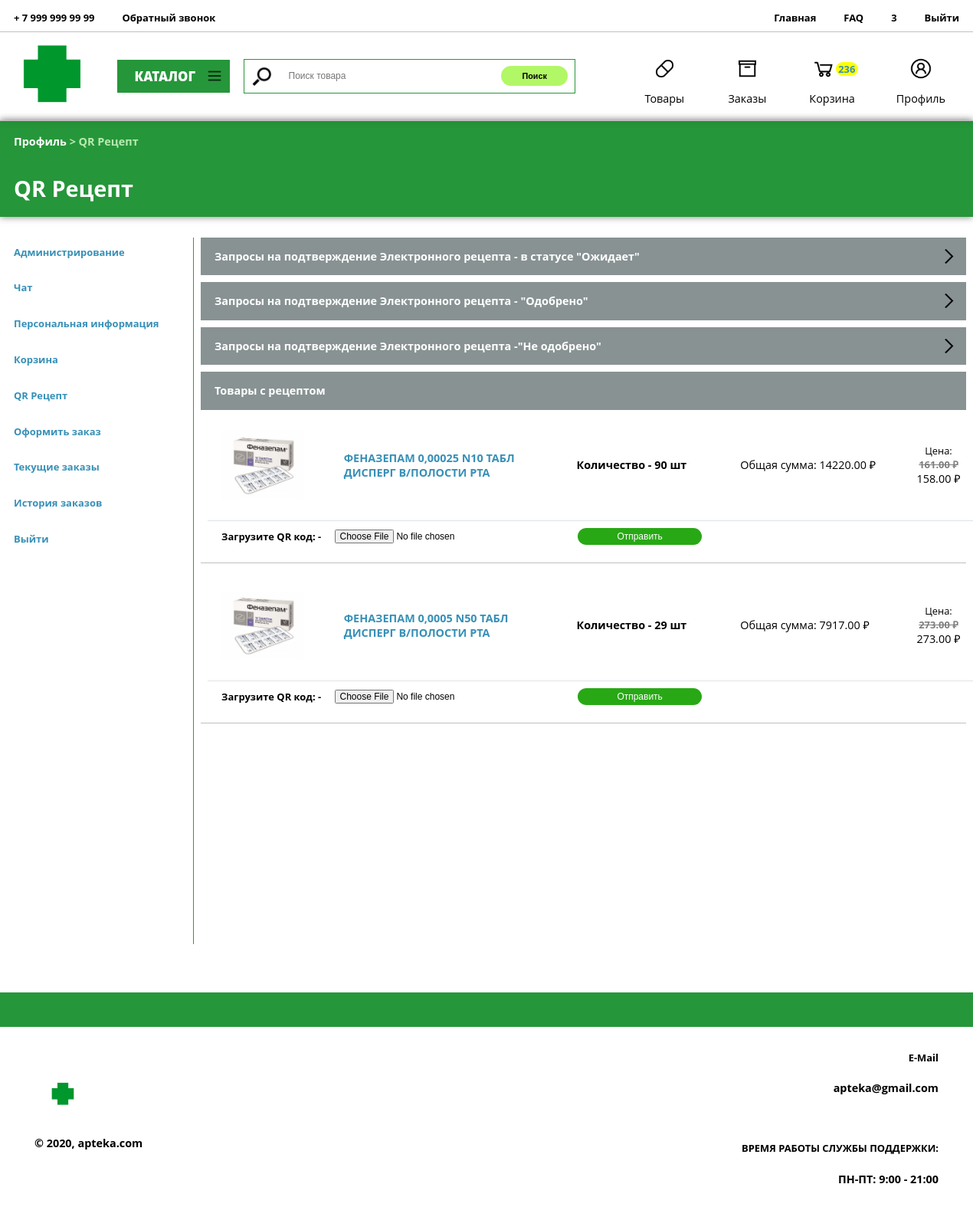
The page /accounts/profile/confirmation_qr_code/ (signed in) on the database as committed earlier.
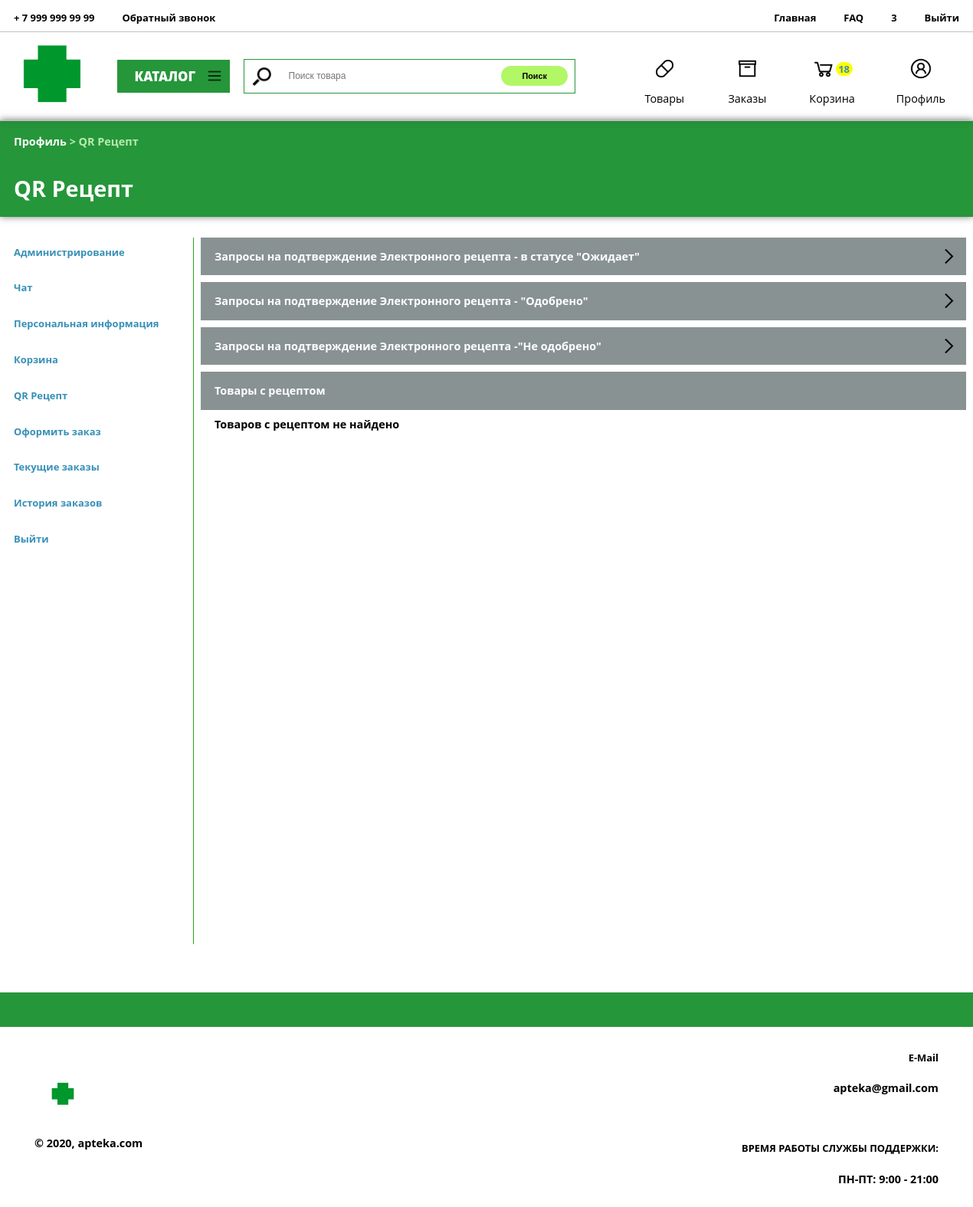
The same page on the database as committed later.
### general_apteka/models.py (models this page shows, shortened)
class Product(models.Model):
    name = models.CharField(max_length=100, verbose_name='Имя товара')
    price = models.DecimalField(max_digits=10, decimal_places=2 , verbose_name='Цена')
    discount = models.DecimalField(blank=True,null=True,max_digits=10, decimal_places=2 , verbose_name='Цена со скидкой')
    category = models.ForeignKey(ProductCategory, on_delete=models.SET_NULL, null=True)
    company = models.CharField(max_length=100, verbose_name='Компания/Поставщик')
    testimony = models.TextField(default='Информация отсутствует.', verbose_name='Показания')
    active_substances = models.TextField(default='Информация отсутствует.', verbose_name='Активные вещества')
    application_methods = models.TextField(default='Информация отсутствует.', verbose_name='Способ применения')
    date_added = models.DateTimeField(auto_now_add=True, verbose_name='Дата добавления')
    count = models.PositiveIntegerField(verbose_name='Кол-во в упаковки')
    quantity = models.PositiveIntegerField(verbose_name='Кол-во в наличии')
    recipe = models.BooleanField(default=False, verbose_name='С рецептом ДА/НЕТ')
    thermobox = models.BooleanField(default=False, verbose_name='Термозависимость ДА/НЕТ')
    comments = models.BooleanField(default=False, verbose_name='Коментарии ДА/НЕТ')
    thumb = models.ImageField(blank=True, verbose_name='Изображение')
    sales = models.IntegerField(default=0, verbose_name='Продажи')
    watches = models.IntegerField(default=0, verbose_name='Просмотры')
    class Meta:
        verbose_name = u"Товары"
        verbose_name_plural = u"Товары"
    def __str__(self):
        return self.name

class BasketProduct(models.Model):
    product_id = models.CharField(max_length=100, verbose_name='ID Продукта')
    login = models.CharField(max_length=100, verbose_name='Логин')
    login_hash = models.CharField(max_length=100, verbose_name='Клиент hash')
    count = models.DecimalField(max_digits=2, decimal_places=0, verbose_name='Кол-во')
    setting_product = models.TextField(verbose_name='Настройки')
    date = models.DateTimeField(auto_now_add=True, verbose_name='Дата добавления')
    product_done = models.BooleanField(default=False, verbose_name='Есть в наличии')
    class Meta:
        verbose_name = u"Корзина"
        verbose_name_plural = u"Корзина"

### users/views.py (the view, shortened to what this page needs)
# urls.py: path('profile/confirmation_qr_code/', QrCodePageCheckerView.as_view(), name='confirmation_qr_code'),
class QrCodePageCheckerView(ListView):
    def order_qr_user(self, request):
        order = QrCodeSave.objects.filter(user = request.user)
        order_in_wait = order.filter(status = "status_1")
        order_in_sucess = order.filter(status = "status_2")
        order_in_notsucess = order.filter(status = "status_3")
        if len(order_in_wait) == 0: order_in_wait = None;
        if len(order_in_sucess) == 0: order_in_sucess = None;
        if len(order_in_notsucess) == 0: order_in_notsucess = None;
        return {'order_in_wait':order_in_wait, 'order_in_sucess':order_in_sucess, 'order_in_notsucess':order_in_notsucess}
    def products_recipe_need(self,request):
        sds = []
        basket  = BasketProduct.objects.all().filter(login = request.user)
        for object in basket:
            remove_basket = BasketProduct.objects.get(id = object.id)
            object_id_inform = Product.objects.get(id = object.product_id)
            product_inform = product_price(object_id_inform, object)
            if object_id_inform.recipe:
                    sds.append({
                        'name_product': object_id_inform.name,
                        'id_product': object_id_inform.id,
                        'id_in_basket': object.id,
                        'product_thumb':object_id_inform.thumb,
                        'product_count':object.count,
                        'product_count': product_inform['count_product'],
                        'product_price':product_inform['price_product'],
                        'pruduct_count_sum': product_inform['count_summ_product'],
                        'product_discount': product_inform['discount_product'],
                        'is_superuser': get_list_display(request),
                        'categorys': ProductCategory.objects.all(),
                        'catalogs': ProductCatalog.objects.all(),
                        })
        if len(sds) ==0: sds = None
        return sds
    def get(self, request):
        object_inform = objects_inform(request)
        order_qr_user = self.order_qr_user(request)
        form = UploadFileForm(request.POST, request.FILES)
        return render(request, 'users/confirmation_qr_code.html', {
            'form': form,
            'objects': self.products_recipe_need(request),
            'order_in_wait': order_qr_user['order_in_wait'],
            'order_in_sucess': order_qr_user['order_in_sucess'],
            'order_in_notsucess': order_qr_user['order_in_notsucess'],
            'is_superuser': get_list_display(request),
            'basket':object_inform['count'],
            'categorys': ProductCategory.objects.all(),
            'catalogs': ProductCatalog.objects.all(),
            })

### users/forms.py
class UploadFileForm(forms.Form):
    image = forms.ImageField()
    id_product = forms.CharField()
    count = forms.CharField()

### general_apteka/models.py (called while the page is built)
    def __str__(self):
        return self.catalog

### users/models.py (called while the page is built)
    def __str__(self):
        return self.product_name

### users/views.py (called while the page is built)
def get_list_display(request):
    list_display = ('fio_klient', 'adres')
    if request.user.is_superuser:
        return True
    return False

def user_is_anonymous(request):
    try:
        if str(request.user) != 'AnonymousUser':
            return request.user
        else:
            return request.COOKIES['csrftoken']
    except:
        pass

def product_price(object, object_user):
    price = 0
    if object.discount != None:
        price = object.discount
        pruduct_count_sum = object_user.count * object.discount
    else:
        price = object.price
        pruduct_count_sum = object_user.count * object.price
    return {'price_product':object.price,'discount_product':object.discount, 'count_product': object_user.count, 'count_summ_product': pruduct_count_sum, }

### users/templates/users/confirmation_qr_code.html (shortened to what this page needs)
{% extends "users/base_lk.html" %}
{% load static %}
{% block tree_catalog_tree %}
  <p><a href="{% url 'user:profile' %}" style="color:white;">Профиль </a> > QR Рецепт </p>
{% endblock %}
{% block tree_catalog_name %}
  <h1 style="color: white">QR Рецепт </h1><p class="count_product_in_category"> </p>
{% endblock %}
{% block content %}
<div class="test" style="width: 100%;">
	<div class="ojidaiyt-box">
<div class="ojidaiyt"><h4 style="margin: 10px 20px;">Запросы на подтверждение Электронного рецепта - в статусе "Ожидает"</h4><img style="transition: 0.7s"  src="{% static 'order_by.png'%}" height="55px;" width="55px" style="margin:0 10px;" class="go-more1" id="go-more1"></img></div>
</div>
<div class="odobreno-box">
<div class="odobreno"><h4 style="margin: 10px 20px;">Запросы на подтверждение Электронного рецепта - "Одобрено"</h4><img style="transition: 0.7s"  src="{% static 'order_by.png'%}" height="55px;" width="55px" style="margin:0 10px;" class="go-more3" id="go-more2"></img></div>
	</div>
	<div class="otozvano-box">
<div class="otozvano"><h4 style="margin: 10px 20px;">Запросы на подтверждение Электронного рецепта -"Не одобрено"</h4><img style="transition: 0.7s"  src="{% static 'order_by.png'%}" height="55px;" width="55px" style="margin:0 10px;" class="go-more3" id="go-more3"></img></div>
	</div>
  <div class="status-box">
	<div class="status"><h4 style="margin: 10px 20px;">Товары с рецептом</h4></div>
<div class="product-in-basket-js">
    {% if objects == None %}
<h4 style="margin: 10px 20px;">Товаров с рецептом не найдено</h4>
  {% endif %}
{% for object in objects %}
<div class="products_recipe_true">
<div class="product-in-basket" id="{{object.id_product}}" style="width:100%;display: flex;justify-content: space-between;background: transparent;">
<img src="/media/{{object.product_thumb}}" style="margin:0 20px;" height="120px" width="120px"></a>
<div class="name-product" style="max-width: 300px;width: 100%;">
 <a href="/product/{{object.id_product}}"><h4>{{object.name_product}}</h4></a>
</div>
<div class="count-controll" style="max-width: 200px;width: 100%;">
	<h4><div class='{{object.id_product}}' >Количество - {{object.product_count}} шт</div></h4>
	</div>
	<h4 id="summ_count{{object.id_product}}" style="max-width: 200px;width: 100%;font-weight: normal;">Общая сумма: {{object.pruduct_count_sum}} ₽<h4>
		  <div class="price_basket" style="display:flex;flex-direction: column;margin-right: 0px;width: 100px;">
	    {% if object.product_discount == None %}
  <h5 style="font-weight: normal;margin:-10px auto;">Цена:</h5>
  <div style="display: flex;align-items: center;flex-direction: column;"><h4 style="font-weight: normal;"> {{object.product_price}} ₽</h4></div>
  {% else %}
  <h5 style="font-weight: normal;margin: 0 auto">Цена:</h5>
  <div class="price_basket_setting" style="display: flex;align-items: center; flex-direction: column;"><h5 style="text-decoration:line-through;font-size: 90%;opacity: 0.5"> {{object.product_price}} ₽</h5> <h4 style="font-weight: normal;"> {{object.product_discount}} ₽</h4></div>
  {% endif %}
</div>
</div>
<div class="recipe_dowload" style="width: 100%; height: 50px;margin-left: 10px">
<form method="post" enctype="multipart/form-data" style="display: flex;align-items: center;">
<h5 style="margin: 0 20px;">Загрузите QR код: -</h5><input type="file" name="image" accept="image/*" required="" id="id_image" value="Загрузить">
    <button class="submit btn-buy" style="background:#28a815;color:white;border-radius:20px;display:block;margin: 0 100px;height: 25px" type="submit">Отправить</button>
  </form>
	</div>
</div>
{% endfor %}
</div>
</div>
</div>
{% endblock %}

### general_apteka/templates/articles/base.html (shortened to what the changed rows need)
{% load static %}
<!DOCTYPE html>
<html>
<head>
	<link rel="stylesheet" type="text/css" href="{% static 'base.css' %}">
    <link rel="stylesheet" type="text/css" href="{% static 'css/style.css' %}" />
</head>
<body>
	<div class="site-box">
		<header>
			<div class="header-search-box">
					<div class="right-search-box">
						<a href="{% url 'user:basket' %}">
							<div class="element-search-box">
								<a style="display: flex;align-items: center;cursor: pointer;width: 60px" class="atctive_widjet">
									<img src="{% static 'basket.png'%}" height="35px;" width="35px">
										<h5 style="background: yellow; padding: 0 4px;border-radius:20px" id="basket">{{basket}}</h5>
								</a>
							</div>
						</a>
					</div>
			</div>
		</header>
		<content>
			<div class="tree_catalog">
				{% block tree_catalog %}
				{% endblock %}
  			</div>
			<div class="content-box" >
				<div class="content">
					{% block content %}
					{% endblock %}
				</div>
			</div>
		</content>
	</div>
</body>
</html>

Rows that differ between the two databases and show on the page:
removed Product: product_thumb (picture), name_product "ФЕНАЗЕПАМ 0,00025 N10 ТАБЛ ДИСПЕРГ В/ПОЛОСТИ РТА", product_price "161.00", product_discount "158.00"
removed BasketProduct: product_count "90"
removed Product: product_thumb (picture), name_product "ФЕНАЗЕПАМ 0,0005 N50 ТАБЛ ДИСПЕРГ В/ПОЛОСТИ РТА", product_price "273.00", product_discount "273.00"
removed BasketProduct: product_count "29"
Other text that changed with them:
{{ basket }}: "236" → "18"
text now shown: "Товаров с рецептом не найдено"
list line gone: "Количество - шт Общая сумма: 14220.00 ₽ Цена: ₽ ₽ Загрузите QR код: -  Отправить"
list line gone: "Количество - шт Общая сумма: 7917.00 ₽ Цена: ₽ ₽ Загрузите QR код: -  Отправить"
